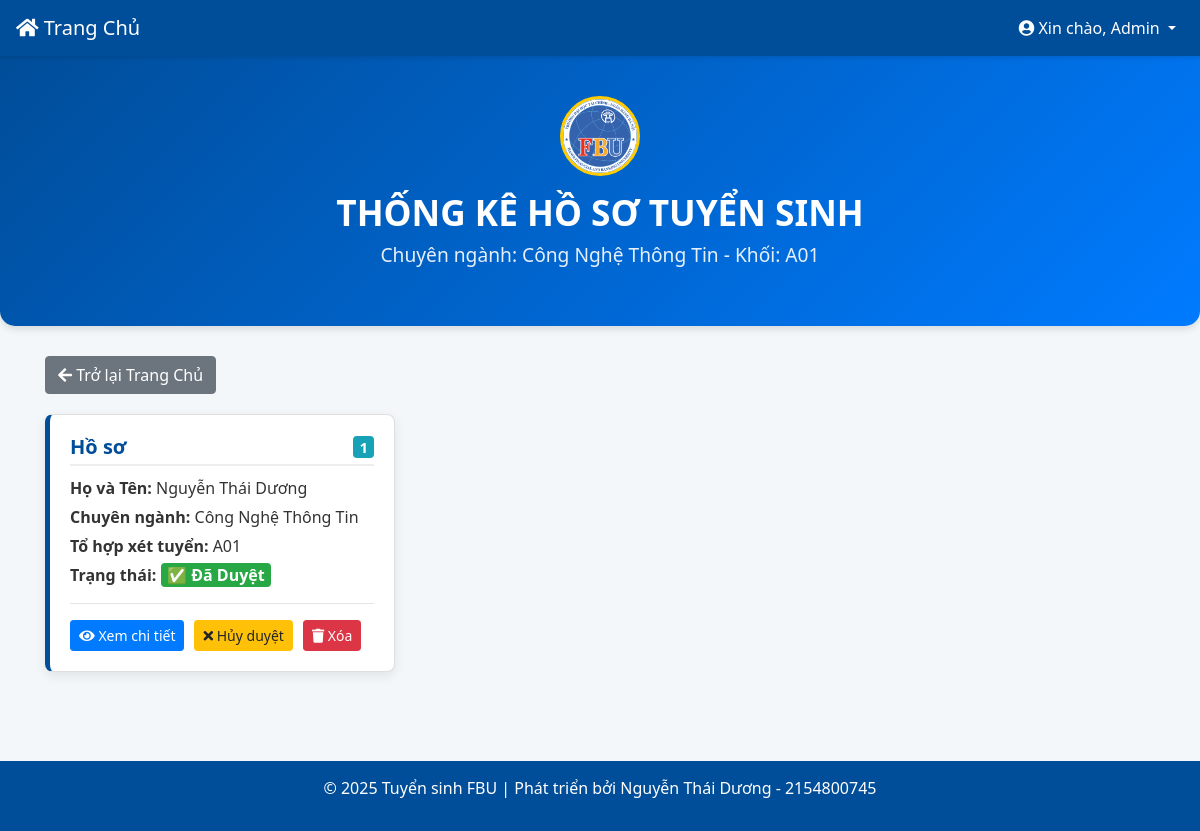
The page /src/trang_thong_ke_ho_so.php?faculty=Công+Nghệ+Thông+Tin&admission_group=A01 (signed in) on the database its author committed.
### tables this page shows
CREATE TABLE `ho_so` (
  `id` int(11) NOT NULL,
  `ten_hs` varchar(255) NOT NULL,
  `ten_cn` varchar(255) NOT NULL,
  `ten_kxt` varchar(10) NOT NULL,
  `mon1` float NOT NULL,
  `mon2` float NOT NULL,
  `mon3` float NOT NULL,
  `file_anh` varchar(255) NOT NULL,
  `ngay_nop` date NOT NULL DEFAULT current_timestamp(),
  `ten_nguoi_duyet` varchar(255) DEFAULT NULL,
  `ngay_duyet` date DEFAULT NULL,
  `trang_thai` int(11) NOT NULL DEFAULT 0 COMMENT '-1: Không duyệt\r\n0: Chưa duyệt\r\n1: Đã duyệt'
);

### function.php (called while the page is built, shortened)
<?php
function getHoSo($faculty, $admission_group)
{
    global $conn;
    $ds = [];
    $query = "SELECT * FROM `ho_so` WHERE `ten_cn` = ? AND `ten_kxt` = ?";
    $stmt = $conn->prepare($query);
    $stmt->bind_param("ss", $faculty, $admission_group);
    $stmt->execute();
    $result = $stmt->get_result();
    if ($result->num_rows > 0) {
        while ($row = $result->fetch_assoc()) {
            $ds[] = $row;
        }
        return $ds;
    }
    return 0;
}

### src/trang_thong_ke_ho_so.php (the view, shortened to what this page needs)
<?php
include "../connectdb.php";
include "../function.php";
$faculty_get = htmlspecialchars($_GET['faculty']);
$admission_group_get = htmlspecialchars($_GET['admission_group']);
$username_safe = htmlspecialchars($_SESSION['username']);
$role = htmlspecialchars($_SESSION['role']);
$ds_hs = getHoSo($faculty_get, $admission_group_get);
function displayStatus($trang_thai) {
    switch ($trang_thai) {
        case 1:
            return '<span class="badge badge-success" style="font-size: 1em;">✅ Đã Duyệt</span>';
    }
}
?>
<!DOCTYPE html>
<html lang="vi">
<head>
    <link href="https://stackpath.bootstrapcdn.com/bootstrap/4.5.2/css/bootstrap.min.css" rel="stylesheet">
    <link rel="stylesheet" href="https://cdnjs.cloudflare.com/ajax/libs/font-awesome/5.15.4/css/all.min.css">
</head>
<body>
    <nav class="navbar navbar-expand-lg navbar-dark fixed-top">
        <a class="navbar-brand" href="trang_chu.php">
            <i class="fas fa-home"></i> Trang Chủ
        </a>
        <div class="collapse navbar-collapse" id="navbarNav">
            <ul class="navbar-nav ml-auto">
                <li class="nav-item dropdown">
                    <a class="nav-link dropdown-toggle" href="#" id="navbarDropdown" role="button" data-toggle="dropdown" aria-haspopup="true" aria-expanded="false">
                        <i class="fas fa-user-circle"></i> Xin chào, <?php echo $username_safe; ?>
                    </a>
                </li>
            </ul>
        </div>
    </nav>
    <div class="hero">
        <img src="../image/logo.png" alt="Logo Trường Đại Học Tài Chính - Ngân Hàng Hà Nội" class="site-logo">
        <h1>THỐNG KÊ HỒ SƠ TUYỂN SINH</h1>
        <p>Chuyên ngành: <strong><?php echo $faculty_get; ?></strong> - Khối: <strong><?php echo $admission_group_get; ?></strong></p>
    </div>
    <div class="container">
        <a href="trang_chu.php" class="btn btn-secondary" style="margin-bottom: 20px;"><i class="fas fa-arrow-left"></i> Trở lại Trang Chủ</a>
        <div class="row">
            <?php
            if ($ds_hs != 0 && !empty($ds_hs)) {
                $count = 1;
                foreach ($ds_hs as $hs) {
                    $hs_id = (int)$hs['id'];
                    $hs_ten_hs = htmlspecialchars($hs['ten_hs']);
                    $hs_ten_cn = htmlspecialchars($hs['ten_cn']);
                    $hs_ten_kxt = htmlspecialchars($hs['ten_kxt']);
                    $trang_thai_text = displayStatus((int)$hs['trang_thai']);
                    echo '<div class="col-md-6 col-lg-4 mb-4">';
                    echo '<form method="post">';
                    echo '<div class="card">';
                    echo '<div class="card-body">';
                    echo '<h5 class="card-title">';
                    echo 'Hồ sơ <span class="badge badge-info">' . $count . '</span>';
                    echo '</h5>';
                    echo '<p class="card-text"><strong>Họ và Tên:</strong> ' . $hs_ten_hs . '</p>';
                    echo '<p class="card-text"><strong>Chuyên ngành:</strong> ' . $hs_ten_cn . '</p>';
                    echo '<p class="card-text"><strong>Tổ hợp xét tuyển:</strong> ' . $hs_ten_kxt . '</p>';
                    echo '<p class="card-text"><strong>Trạng thái:</strong> ' . $trang_thai_text . '</p>';
                    echo '<hr>';
                    echo '<div class="btn-group-action">';
                    echo '<a href="trang_xem_ho_so.php?id=' . $hs_id . '&faculty=' . urlencode($faculty_get) . '&admission_group=' . urlencode($admission_group_get) . '" class="btn btn-primary btn-sm"><i class="fas fa-eye"></i> Xem chi tiết</a>';
                    if ($role === 'admin' || $role === 'teacher') {
                        if ((int)$hs['trang_thai'] == 0) {
                            echo    '<button type="submit" name="duyet" value="' . $hs_id . '" class="btn btn-success btn-sm"><i class="fas fa-check"></i> Duyệt</button>';
                            echo    '<button type="submit" name="khong_duyet" value="' . $hs_id . '" class="btn btn-warning btn-sm"><i class="fas fa-times"></i> Không duyệt</button>';
                        } elseif ((int)$hs['trang_thai'] == 1) {
                            echo    '<button type="submit" name="khong_duyet" value="' . $hs_id . '" class="btn btn-warning btn-sm"><i class="fas fa-times"></i> Hủy duyệt</button>';
                        } else {
                            echo    '<button type="submit" name="duyet" value="' . $hs_id . '" class="btn btn-success btn-sm"><i class="fas fa-check"></i> Duyệt</button>';
                        }
                    }
                    if ($role === 'admin') {
                        echo '<button type="submit" name="xoa" value="' . $hs_id . '" class="btn btn-danger btn-sm" onclick="return confirm(\'Bạn có chắc chắn muốn xóa hồ sơ này không? Hành động này không thể hoàn tác.\')"><i class="fas fa-trash"></i> Xóa</button>';
                    }
                    echo    '</div>';
                    echo    '</div>';
                    echo    '</div>';
                    echo '</form>';
                    echo '</div>';
                    $count++;
                }
            } else {
                echo '<div class="col-md-12"><div class="alert alert-warning" role="alert"><i class="fas fa-info-circle"></i> Chưa có dữ liệu hồ sơ tuyển sinh cho chuyên ngành này!</div></div>';
            }
            ?>
        </div>
    </div>
    <footer>
        <p>&copy; 2025 Tuyển sinh FBU | Phát triển bởi Nguyễn Thái Dương - 2154800745</p>
    </footer>
</body>
</html>

### src/trang_thong_ke_ho_so.php (style rules this page uses)
:root { --primary-color: #004d99; --secondary-color: #ffcc00; --light-bg: #f4f7f9; --dark-text: #333; }
body { font-family: 'Segoe UI', Tahoma, Geneva, Verdana, sans-serif; background-color: var(--light-bg); color: var(--dark-text); padding-top: 56px; }
.navbar { background-color: var(--primary-color) !important; box-shadow: 0 2px 4px rgba(0, 0, 0, 0.1); position: fixed; top: 0; left: 0; right: 0; z-index: 1030; }
.navbar-brand, .navbar-nav .nav-link { color: white !important; transition: color 0.3s; }
.hero { background: linear-gradient(135deg, var(--primary-color) 0%, #007bff 100%); color: white; padding: 40px 20px; text-align: center; margin-bottom: 30px; border-bottom-left-radius: 15px; border-bottom-right-radius: 15px; box-shadow: 0 4px 6px rgba(0, 0, 0, 0.1); }
.hero h1 { font-size: 2.2rem; margin-top: 10px; font-weight: 600; }
.hero p { font-size: 1.2rem; font-weight: 300; opacity: 0.9; }
.site-logo { width: 80px; height: 80px; border-radius: 50%; display: block; margin: 0 auto 15px auto; background-color: white; border: 3px solid var(--secondary-color) !important; object-fit: cover; }
.card { border-left: 5px solid var(--primary-color); border-radius: 8px; box-shadow: 0 4px 12px rgba(0, 0, 0, 0.08); transition: transform 0.2s; margin-bottom: 15px; }
.card-body h5 { color: var(--primary-color); font-weight: 700; border-bottom: 2px solid #eee; padding-bottom: 5px; margin-bottom: 10px; display: flex; justify-content: space-between; align-items: center; }
.card-body p { margin-bottom: 5px; font-size: 1rem; }
.card-body p strong { font-weight: 600; }
.btn-group-action { margin-top: 10px; display: flex; gap: 10px; }
footer { background-color: var(--primary-color); color: white; text-align: center; padding: 15px 0; margin-top: 50px; }

### rows shown on the page
ho_so: ten_hs "Nguyễn Thái Dương", ten_cn "Công Nghệ Thông Tin", ten_kxt "A01", trang_thai "✅ Đã Duyệt"

### other values the page prints
$username_safe "Admin"
$faculty_get "Công Nghệ Thông Tin"
$admission_group_get "A01"
